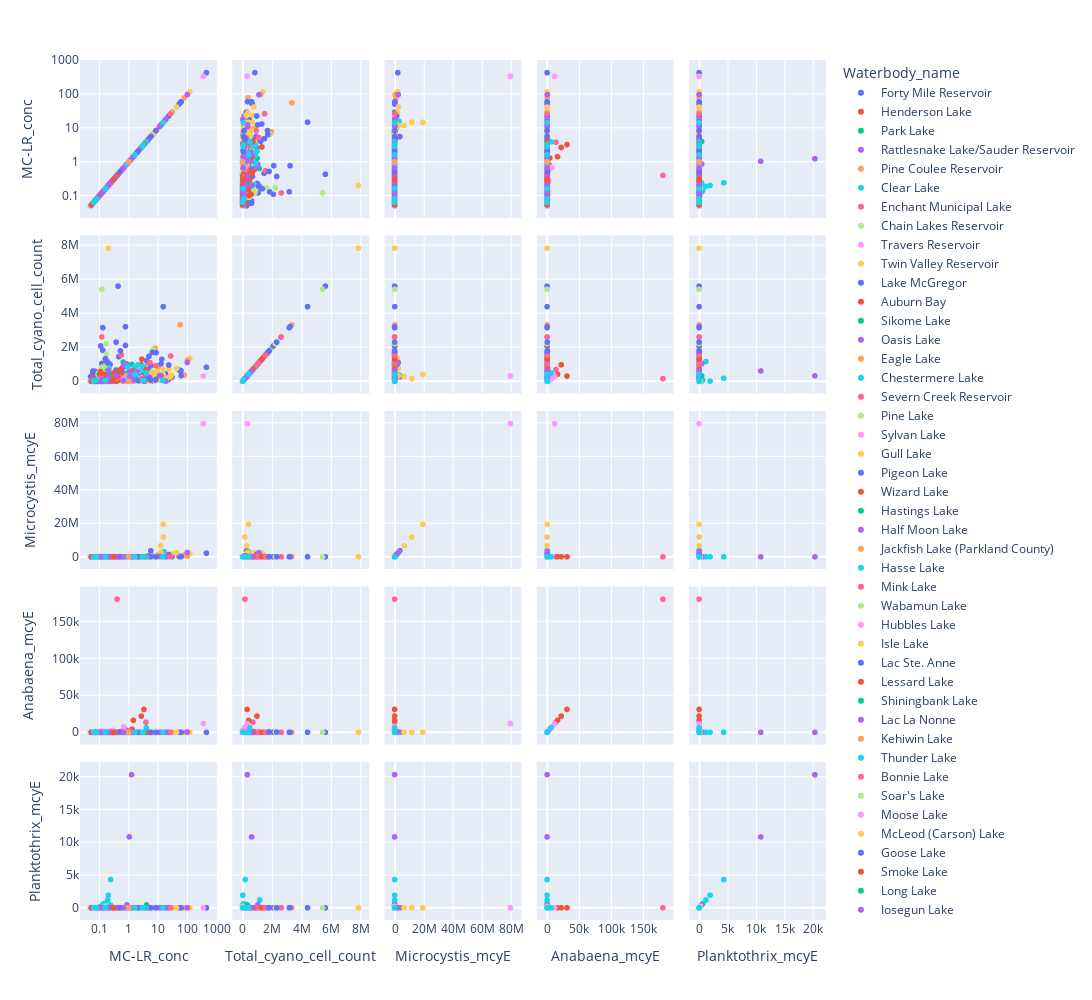

Notebook code cell kept with this figure:
### Code cell
# Plot a correlation matrix for the various indicators of cyanobacterial blooms
fig = px.scatter_matrix(bloomIndicators,
                        dimensions = ['MC-LR_conc', 'Total_cyano_cell_count', 'Microcystis_mcyE', 'Anabaena_mcyE', 'Planktothrix_mcyE'],
                        color = 'Waterbody_name',
                        height=1000, width= 1200
    )
fig.update_layout(xaxis_type="log",yaxis_type="log")
fig.show()
